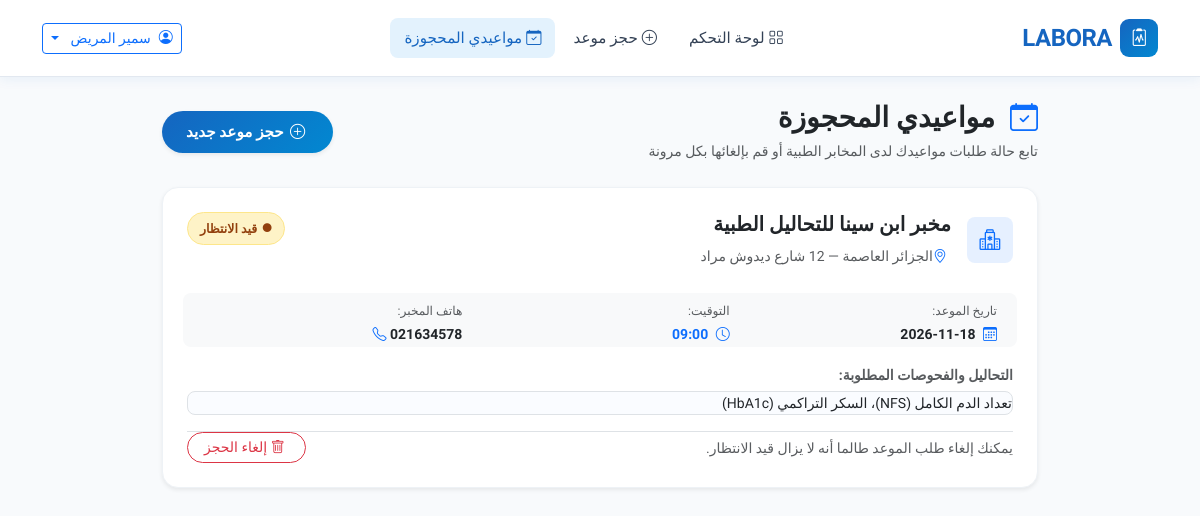
/patient/appointments.php (signed in), run on the app's committed database.
### tables this page shows
CREATE TABLE `appointments` (
  `id` INT AUTO_INCREMENT PRIMARY KEY,
  `patient_id` INT NOT NULL,
  `laboratory_id` INT NOT NULL,
  `slot_id` INT NOT NULL,
  `appointment_date` DATE NOT NULL,
  `appointment_time` TIME NOT NULL,
  `analyses_text` TEXT NOT NULL,
  `prescription_file` VARCHAR(255) DEFAULT NULL,
  `notes` TEXT DEFAULT NULL,
  `contact_phone` VARCHAR(20) DEFAULT NULL,
  `status` ENUM('pending', 'accepted', 'rejected', 'cancelled') NOT NULL DEFAULT 'pending',
  `rejection_reason` VARCHAR(255) DEFAULT NULL,
  `created_at` TIMESTAMP DEFAULT CURRENT_TIMESTAMP,
  FOREIGN KEY (`patient_id`) REFERENCES `users`(`id`) ON DELETE CASCADE,
  FOREIGN KEY (`laboratory_id`) REFERENCES `laboratories`(`id`) ON DELETE CASCADE,
  FOREIGN KEY (`slot_id`) REFERENCES `availability_slots`(`id`) ON DELETE RESTRICT
);

CREATE TABLE `laboratories` (
  `id` INT AUTO_INCREMENT PRIMARY KEY,
  `name` VARCHAR(191) NOT NULL,
  `city` VARCHAR(100) NOT NULL,
  `address` VARCHAR(255) NOT NULL,
  `phone` VARCHAR(30) NOT NULL,
  `manager_id` INT NULL,
  `status` ENUM('active', 'inactive') NOT NULL DEFAULT 'active',
  FOREIGN KEY (`manager_id`) REFERENCES `users`(`id`) ON DELETE SET NULL
);

### includes/functions.php (called while the page is built, shortened)
<?php
function h(?string $value): string {
    return htmlspecialchars($value ?? '', ENT_QUOTES, 'UTF-8');
}

### patient/appointments.php (the view, shortened to what this page needs)
<?php
require_once dirname(__DIR__) . '/config.php';
$userId = currentUserId();
$stmt = $conn->prepare("
    SELECT a.*, l.name AS laboratory_name, l.city AS laboratory_city, l.phone AS laboratory_phone, l.address AS laboratory_address
    FROM appointments a
    JOIN laboratories l ON l.id = a.laboratory_id
    WHERE a.patient_id = :pid
    ORDER BY a.appointment_date DESC, a.appointment_time DESC
");
$stmt->execute([':pid' => $userId]);
$appointments = $stmt->fetchAll();
require_once dirname(__DIR__) . '/includes/header.php';
?>
<div class="container py-4" style="max-width: 900px;">
  <div class="d-flex justify-content-between align-items-center mb-4 flex-wrap gap-2">
    <div>
      <h3 class="fw-800 text-dark mb-1"><i class="bi bi-calendar-check text-primary me-2"></i> مواعيدي المحجوزة</h3>
      <p class="text-muted small mb-0">تابع حالة طلبات مواعيدك لدى المخابر الطبية أو قم بإلغائها بكل مرونة</p>
    </div>
    <a href="<?= BASE_URL ?>patient/book.php" class="btn-lb-primary py-2 px-4 rounded-pill shadow-sm">
      <i class="bi bi-plus-circle ms-1"></i> حجز موعد جديد
    </a>
  </div>
  <?php if (empty($appointments)): ?>
    <div class="lb-card p-5 text-center text-muted bg-white border-0 shadow-sm rounded-4">
      <div class="p-3 bg-light rounded-circle d-inline-flex mb-3">
        <i class="bi bi-calendar-x fs-1 text-primary opacity-50"></i>
      </div>
      <h5 class="fw-bold text-dark">ليس لديك أي مواعيد محجوزة حالياً</h5>
      <p class="small text-muted mb-4">يمكنك بسهولة إرسال طلب حجز لأي مخبر معتمد في ثوانٍ معدودة.</p>
      <a href="<?= BASE_URL ?>patient/book.php" class="btn-lb-primary px-4 py-2 rounded-pill">
        حجز موعدك الأول الآن
      </a>
    </div>
  <?php else: ?>
    <div class="d-flex flex-column gap-3.5">
      <?php foreach ($appointments as $apt): ?>
        <div class="card border-0 shadow-sm rounded-4 p-4 bg-white position-relative" style="border: 1px solid #EEF2F6 !important;">
          <div class="d-flex justify-content-between align-items-start flex-wrap gap-2 mb-3">
            <div class="d-flex align-items-center gap-3">
              <div class="rounded-3 bg-primary bg-opacity-10 text-primary p-2.5 d-flex align-items-center justify-content-center" style="width:46px; height:46px; font-size:1.3rem;">
                <i class="bi bi-hospital"></i>
              </div>
              <div>
                <h5 class="fw-bold text-dark mb-0.5"><?= h($apt['laboratory_name']) ?></h5>
                <div class="small text-muted">
                  <i class="bi bi-geo-alt text-primary ms-1"></i><?= h($apt['laboratory_city']) ?> — <?= h($apt['laboratory_address']) ?>
                </div>
              </div>
            </div>
            <div>
              <span class="status-badge status-<?= h($apt['status']) ?>">
                <i class="bi bi-circle-fill" style="font-size:0.55rem;"></i>
                <?= match ($apt['status']) {
                  'pending'   => 'قيد الانتظار',
                  'accepted'  => 'تم القبول (مؤكد)',
                  'rejected'  => 'تم الرفض',
                  'cancelled' => 'ملغى',
                  default     => $apt['status']
                } ?>
              </span>
            </div>
          </div>
          <div class="row g-2 py-2.5 px-3 my-2 bg-light rounded-3 small">
            <div class="col-sm-4">
              <span class="text-muted d-block small">تاريخ الموعد:</span>
              <strong class="text-dark"><i class="bi bi-calendar3 me-1 text-primary"></i> <?= h($apt['appointment_date']) ?></strong>
            </div>
            <div class="col-sm-4">
              <span class="text-muted d-block small">التوقيت:</span>
              <strong class="text-primary"><i class="bi bi-clock me-1"></i> <?= substr($apt['appointment_time'], 0, 5) ?></strong>
            </div>
            <div class="col-sm-4">
              <span class="text-muted d-block small">هاتف المخبر:</span>
              <strong class="text-dark" dir="ltr"><i class="bi bi-telephone me-1 text-primary"></i> <?= h($apt['laboratory_phone']) ?></strong>
            </div>
          </div>
          <div class="small mt-2">
            <span class="text-muted fw-bold">التحاليل والفحوصات المطلوبة:</span>
            <div class="p-2.5 bg-white border rounded-3 mt-1 text-dark" style="background:#FAFCFF !important; line-height:1.6;">
              <?= nl2br(h($apt['analyses_text'])) ?>
            </div>
          </div>
          <?php if ($apt['status'] === 'pending'): ?>
            <div class="text-start mt-3 pt-2.5 border-top d-flex justify-content-between align-items-center">
              <span class="small text-muted">يمكنك إلغاء طلب الموعد طالما أنه لا يزال قيد الانتظار.</span>
              <button type="button" class="btn btn-outline-danger btn-sm rounded-pill px-3" onclick="cancelAppointment(<?= (int)$apt['id'] ?>)">
                <i class="bi bi-trash ms-1"></i> إلغاء الحجز
              </button>
            </div>
          <?php endif; ?>
        </div>
      <?php endforeach; ?>
    </div>
  <?php endif; ?>
</div>
<?php require_once dirname(__DIR__) . '/includes/footer.php'; ?>

### assets/css/labora.css (style rules this page uses)
:root { --lb-primary: #1565C0; --lb-primary-dark: #0D47A1; --lb-primary-light: #1976D2; --lb-primary-hover: #1E88E5; --lb-accent: #0288D1; --lb-light-blue: #E3F2FD; --lb-light-blue-2: #BBDEFB; --lb-white: #FFFFFF; --lb-gray-50: #F8FAFC; --lb-gray-100: #F1F5F9; --lb-gray-200: #E2E8F0; --lb-gray-300: #CBD5E1; --lb-gray-400: #94A3B8; --lb-gray-500: #64748B; --lb-gray-600: #475569; --lb-gray-700: #334155; --lb-gray-800: #1E293B; --lb-text-dark: #0D1B4B; --lb-shadow: 0 2px 12px rgba(21,101,192,0.08); --lb-shadow-md: 0 4px 24px rgba(21,101,192,0.13); --lb-shadow-lg: 0 8px 40px rgba(21,101,192,0.18); --lb-radius: 12px; --lb-radius-sm: 8px; --lb-radius-lg: 18px; --lb-transition: 0.25s ease; }
*, *::before, *::after { box-sizing: border-box; margin: 0; padding: 0; }
body { font-family: 'Tajawal', 'Poppins', -apple-system, sans-serif; background: var(--lb-gray-50); color: var(--lb-gray-800); line-height: 1.75; direction: rtl; min-height: 100vh; }
a { color: var(--lb-primary); text-decoration: none; transition: color var(--lb-transition); }
.btn-lb-primary { background: linear-gradient(135deg, var(--lb-primary), var(--lb-accent)); color: white; border: none; border-radius: var(--lb-radius-sm); padding: 0.65rem 1.5rem; font-weight: 600; font-size: 0.95rem; cursor: pointer; transition: all var(--lb-transition); box-shadow: 0 4px 14px rgba(21,101,192,0.3); display: inline-flex; align-items: center; gap: 0.4rem; text-decoration: none; }
.status-badge { display: inline-flex; align-items: center; gap: 0.35rem; padding: 0.28rem 0.75rem; border-radius: 20px; font-size: 0.78rem; font-weight: 700; }
.status-pending { background: #FEF3C7; color: #92400E; border: 1px solid #FDE68A; }
.fw-800 { font-weight: 800; }

### data on the page
appointments: laboratory.name "مخبر ابن سينا للتحاليل الطبية", laboratory.city "الجزائر العاصمة", laboratory.address "12 شارع ديدوش مراد", status "قيد الانتظار", appointment_date "2026-11-18", appointment_time "09:00", laboratory.phone "021634578", analyses_text "تعداد الدم الكامل (NFS)، السكر التراكمي (HbA1c)"

### other printed values
currentUserName() "سمير المريض"
